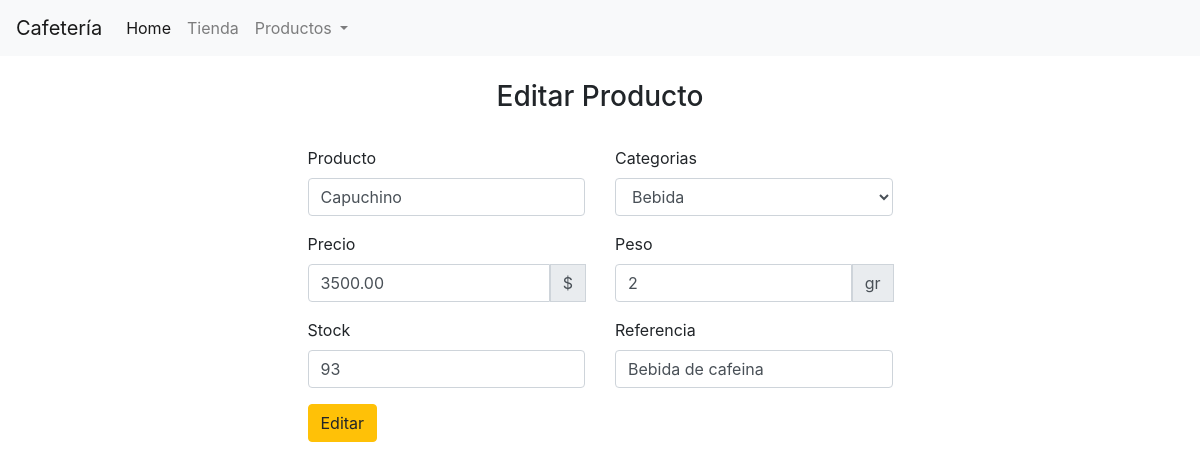
Page /views/productos/edit.php?id=1 on the committed database.
### tables this page shows
CREATE TABLE `productos` (
  `id_producto` int(11) NOT NULL,
  `producto` varchar(50) NOT NULL,
  `referencia` varchar(50) NOT NULL,
  `precio` decimal(10,2) NOT NULL,
  `peso` int(11) NOT NULL,
  `id_categoria` int(11) NOT NULL,
  `stock` int(11) NOT NULL,
  `status` enum('0','1') NOT NULL DEFAULT '1' COMMENT '0-> no activo 1-> activo',
  `fecha_ingreso` datetime NOT NULL
);

CREATE TABLE `categorias` (
  `id_categoria` int(11) NOT NULL,
  `categoria` varchar(50) NOT NULL,
  `fecha` datetime NOT NULL
);

### includes/models/model_productos.php (called while the page is built, shortened)
<?php
class Productos
{
    public static function productosData($id_producto)
    {
        $pdo = connect();
        $sql = "SELECT producto, referencia, precio, peso, id_categoria, stock FROM productos WHERE id_producto = ?";
        $sentencia = $pdo->prepare($sql);
        $sentencia->bind_param('i', $id_producto);
        $sentencia->execute();
        $sentencia->bind_result($producto, $referencia, $precio, $peso, $id_categoria, $stock);
        $sentencia->store_result();
        if ($sentencia->num_rows > 0) {
            $result = array("producto" => $producto, "referencia" => $referencia, "precio" => $precio, "peso" => $peso, "id_categoria" => $id_categoria, "stock" => $stock);
        } else {
            $result = array("producto" => '', "referencia" => '', "precio" => '', "peso" => '', "id_categoria" => '', "stock" => '');
        }
        return $result;
    }
}
?>

### includes/models/model_categorias.php (called while the page is built, shortened)
<?php
class Categorias
{
    public static function getCategorias()
    {
        $pdo = connect();
        $sql = "SELECT id_categoria, categoria FROM categorias";
        $sentencia = $pdo->prepare($sql);
        $sentencia->execute();
        $sentencia->bind_result($id_categoria, $categoria);
        $sentencia->store_result();
        if ($sentencia->num_rows > 0) {
            while ($filas = $sentencia->fetch()) {
                $result[] = array("id_categoria" => $id_categoria, "categoria" => $categoria);
            }
        } else {
            $result[] = array();
        }
        return $result;
    }
}
?>

### views/productos/edit.php (the view, shortened to what this page needs)
<?php
require("../../includes/models/model_productos.php");
require("../../includes/models/model_categorias.php");
$id_producto = $_GET["id"];
$productos  = Productos::productosData($id_producto);
$categorias = Categorias::getCategorias();
?>
<!DOCTYPE html>
<html lang="en">
<head>
    <link rel="stylesheet" href="../assets/vendor/bootstrap/css/bootstrap.min.css">
    <link rel="stylesheet" href="../assets/vendor/font-awesome/css/font-awesome.min">
</head>
<body>
    <?php require("../layout/header.php") ?>
    <h3 class="text-center">Editar Producto</h3><br>
    <div class="row justify-content-center">
        <div class="col-md-6">
            <form name="ProductosFormEditar" id="ProductosForm" method="post">
                <div class="row">
                    <div class="col-md-6">
                        <div class="form-group">
                            <label for="producto">Producto</label>
                            <input type="text" class="form-control" name="producto" id="producto" value="<?= $productos["producto"] ?>" required>
                        </div>
                        <div class="form-group">
                            <label for="precio">Precio</label>
                            <div class="input-group flex-nowrap">
                                <input type="number" step="1.0" min="1" class="form-control" name="precio" id="precio" value="<?= $productos["precio"] ?>" required>
                                <div class="input-group-prepend">
                                    <span class="input-group-text" id="addon-wrapping">$</span>
                                </div>
                            </div>
                        </div>
                        <div class="form-group">
                            <label for="stock">Stock</label>
                            <input type="number" min="1" class="form-control" name="stock" id="stock"value="<?= $productos["stock"] ?>"  required>
                        </div>
                    </div>
                    <div class="col-md-6">
                        <div class="form-group">
                            <label for="categoria">Categorias</label>
                            <select name="categoria" id="categoria" class="form-control" required>
                                <?php if(!empty($categorias)): ?>
                                    <?php foreach ($categorias as $key => $value): ?>
                                        <option value="<?= $value["id_categoria"] ?>" <?= (( $productos["id_categoria"] == $value["id_categoria"])?'selected':'') ?>><?= $value["categoria"] ?></option>
                                    <?php endforeach ?>
                                <?php endif ?>
                            </select>
                        </div>
                        <div class="form-group">
                            <label for="peso">Peso</label>
                            <div class="input-group flex-nowrap">
                                <input type="number" min="1" class="form-control" name="peso" id="peso" value="<?= $productos["peso"] ?>" required>
                                <div class="input-group-prepend">
                                    <span class="input-group-text" id="addon-wrapping">gr</span>
                                </div>
                            </div>
                        </div>
                        <div class="form-group">
                            <label for="referencia">Referencia</label>
                            <input type="text" class="form-control" name="referencia" id="referencia" value="<?= $productos["referencia"] ?>" required>
                        </div>
                    </div>
                    <div class="col-md-12">
                        <button name="btnEditarProducto" type="submit" class="btn btn-warning"><i class="fa fa-save"></i> Editar</button>
                    </div>
                </div>
            </form>
        </div>
    </div>
</body>
</html>

### rows in the picture
productos: producto "Capuchino", precio "3500.00", categoria "Bebida", peso "2", referencia "Bebida de cafeina"
